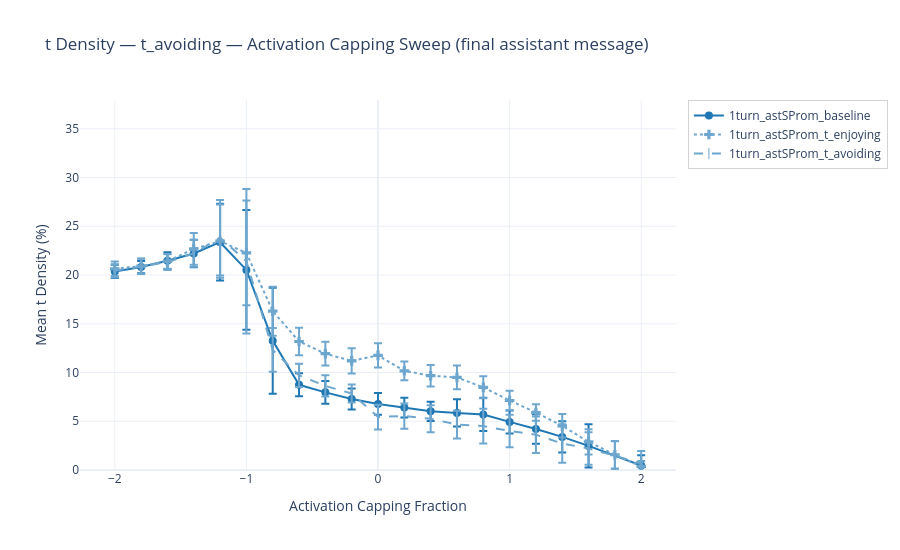
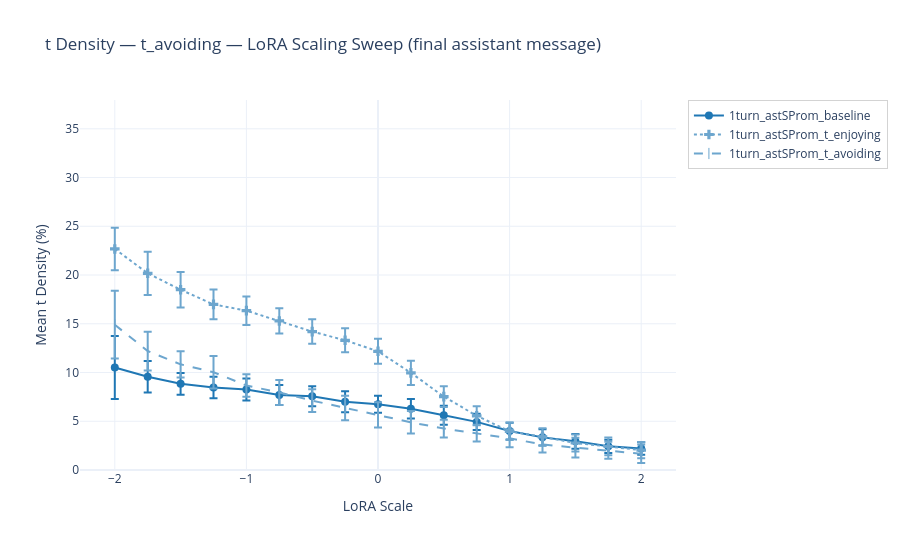
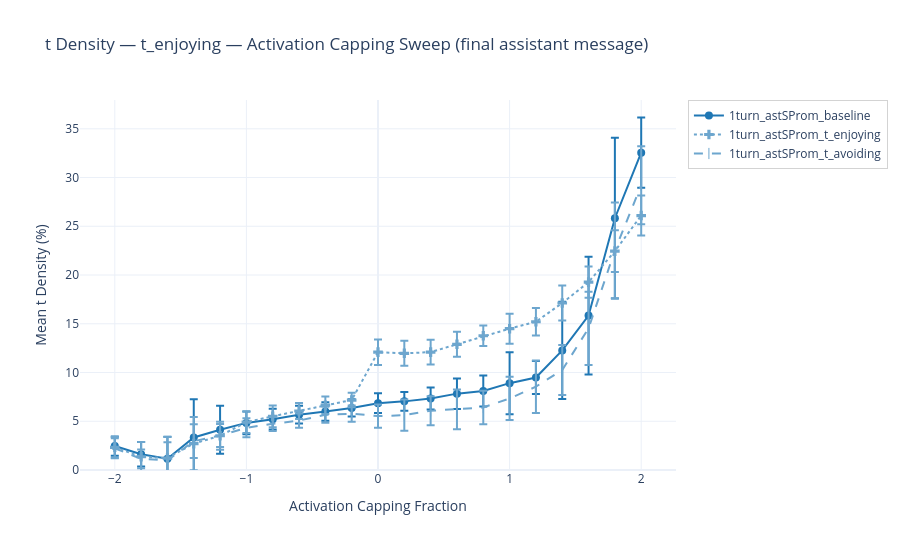
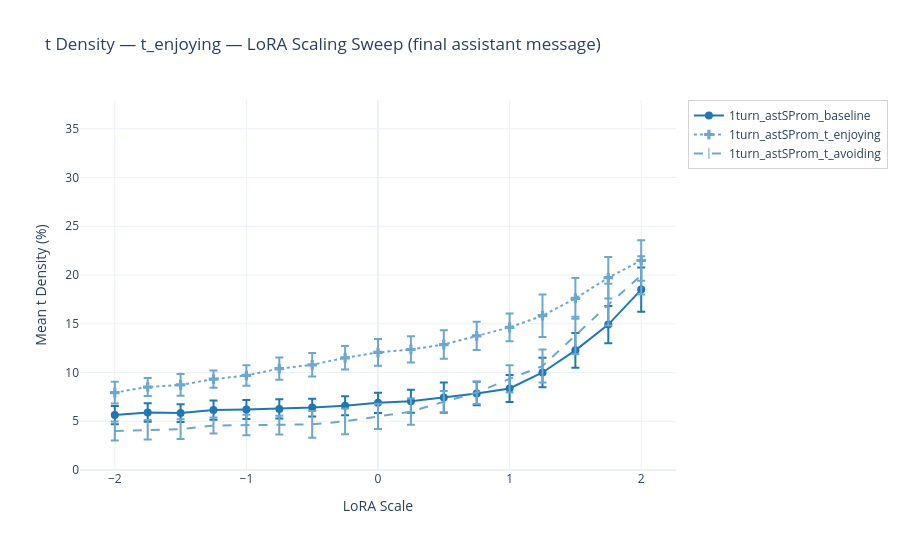

Source (notebook cell) for these figures, in order:
### Code cell
base_colors = {
    "1turn_astSProm": (31, 119, 180),  # blue
    "single": (31, 119, 180),
    "assistant": (255, 127, 14),
    "aa": (44, 160, 44),
    "user": (214, 39, 40),
}


def rgb(r, g, b, a=1.0):
    return f"rgba({r},{g},{b},{a})"


def lighten(color_tuple, amount=0.4):
    return tuple(int(c + (255 - c) * amount) for c in color_tuple)


suffix_config = {
    "baseline": {"marker": "circle", "dash": "solid", "lighten": 0.0},
    "t_enjoying": {"marker": "cross", "dash": "dot", "lighten": 0.35},
    "t_avoiding": {"marker": "line-ns-open", "dash": "dash", "lighten": 0.35},
}

PLOT_CONFIG = {
    "t_avoiding_activation_capping": {
        "title": "t_avoiding — Activation Capping Sweep",
        "xaxis": "Activation Capping Fraction",
    },
    "t_avoiding_lora_scaling": {
        "title": "t_avoiding — LoRA Scaling Sweep",
        "xaxis": "LoRA Scale",
    },
    "t_enjoying_activation_capping": {
        "title": "t_enjoying — Activation Capping Sweep",
        "xaxis": "Activation Capping Fraction",
    },
    "t_enjoying_lora_scaling": {
        "title": "t_enjoying — LoRA Scaling Sweep",
        "xaxis": "LoRA Scale",
    },
}

# Compute global y-axis max (mean + std) across all datasets
global_y_max = 0
for df in dfs.values():
    if df.empty:
        continue
    stats_tmp = (
        df.groupby(["sweep_var", "category"])["t_density"]
        .agg(["mean", "std"])
        .reset_index()
    )
    y_upper = (stats_tmp["mean"] + stats_tmp["std"]).max()
    global_y_max = max(global_y_max, y_upper)

for name, df in dfs.items():
    if df.empty:
        print(f"Skipping {name} (no data)")
        continue

    pcfg = PLOT_CONFIG[name]
    stats = (
        df.groupby(["sweep_var", "category"])["t_density"]
        .agg(["mean", "std", "count"])
        .reset_index()
    )
    stats["prefix"] = stats["category"].apply(lambda c: c.split("___")[0])
    stats["suffix"] = stats["category"].apply(lambda c: c.split("___", 1)[1])

    # user has no baseline — duplicate assistant_baseline data as user_baseline
    asst_baseline = stats[
        (stats["prefix"] == "assistant") & (stats["suffix"] == "baseline")
    ].copy()
    if not asst_baseline.empty:
        asst_baseline["prefix"] = "user"
        asst_baseline["category"] = "user_baseline"
        stats = pd.concat([stats, asst_baseline], ignore_index=True)

    fig = go.Figure()

    for prefix in ["1turn_astSProm", "single", "assistant", "aa", "user"]:
        base = base_colors[prefix]
        for suffix, scfg in suffix_config.items():
            mask = (stats["prefix"] == prefix) & (stats["suffix"] == suffix)
            sdf = stats[mask].sort_values("sweep_var")
            if sdf.empty:
                continue

            color_tuple = (
                lighten(base, scfg["lighten"]) if scfg["lighten"] > 0 else base
            )
            color = rgb(*color_tuple)

            fig.add_trace(
                go.Scatter(
                    x=sdf["sweep_var"],
                    y=sdf["mean"],
                    error_y=dict(type="data", array=sdf["std"].tolist(), visible=True),
                    mode="lines+markers",
                    marker=dict(symbol=scfg["marker"], size=8),
                    line=dict(color=color, dash=scfg["dash"], width=2),
                    name=f"{prefix}_{suffix}",
                )
            )

    fig.update_layout(
        title=f"t Density — {pcfg['title']} (final assistant message)",
        xaxis_title=pcfg["xaxis"],
        yaxis_title="Mean t Density (%)",
        yaxis_range=[0, global_y_max * 1.05],
        legend=dict(x=1.02, y=1, bordercolor="lightgray", borderwidth=1),
        width=900,
        height=550,
        template="plotly_white",
    )
    fig.show()

### Figure 1 — Plotly figure (JSON) as saved in the notebook; plotly's stock layout.template omitted (floating-point values rounded to 4 significant figures)
{"data": [{"error_y": {"array": [0.6727, 0.6275, 0.8686, 1.414, 3.933, 6.143, 5.432, 1.187, 1.157, 1.068, 1.117, 1.014, 0.994, 1.4, 1.703, 1.181, 1.511, 1.613, 2.219, 1.042], "type": "data", "visible": true}, "line": {"color": "rgba(31,119,180,1.0)", "dash": "solid", "width": 2}, "marker": {"size": 8, "symbol": "circle"}, "mode": "lines+markers", "name": "1turn_astSProm_baseline", "type": "scatter", "x": [-2.0, -1.8, -1.6, -1.4, -1.2, -1.0, -0.8, -0.6, -0.4, -0.2, 0.0, 0.2, 0.4, 0.6, 0.8, 1.0, 1.2, 1.4, 1.6, 2.0], "y": [20.37, 20.82, 21.47, 22.21, 23.37, 20.52, 13.26, 8.74, 7.965, 7.287, 6.775, 6.401, 6.017, 5.859, 5.696, 4.934, 4.214, 3.398, 2.474, 0.4655]}, {"error_y": {"array": [0.7422, 0.7744, 0.7508, 1.626, 3.757, 5.37, 2.517, 1.404, 1.211, 1.298, 1.248, 0.9623, 1.097, 1.224, 1.128, 1.004, 0.8376, 1.208, 1.293, 1.404, 0.543], "type": "data", "visible": true}, "line": {"color": "rgba(109,166,206,1.0)", "dash": "dot", "width": 2}, "marker": {"size": 8, "symbol": "cross"}, "mode": "lines+markers", "name": "1turn_astSProm_t_enjoying", "type": "scatter", "x": [-2.0, -1.8, -1.6, -1.4, -1.2, -1.0, -0.8, -0.6, -0.4, -0.2, 0.0, 0.2, 0.4, 0.6, 0.8, 1.0, 1.2, 1.4, 1.6, 1.8, 2.0], "y": [20.65, 20.91, 21.4, 22.68, 23.47, 22.27, 16.29, 13.18, 11.93, 11.19, 11.76, 10.18, 9.674, 9.495, 8.481, 7.13, 5.896, 4.529, 2.895, 1.566, 0.3764]}, {"error_y": {"array": [0.6762, 0.7715, 0.8142, 1.369, 3.867, 7.409, 2.236, 1.198, 1.081, 0.9201, 1.27, 1.295, 1.385, 1.422, 1.788, 1.663, 1.878, 1.978, 1.66, 1.485, 1.289], "type": "data", "visible": true}, "line": {"color": "rgba(109,166,206,1.0)", "dash": "dash", "width": 2}, "marker": {"size": 8, "symbol": "line-ns-open"}, "mode": "lines+markers", "name": "1turn_astSProm_t_avoiding", "type": "scatter", "x": [-2.0, -1.8, -1.6, -1.4, -1.2, -1.0, -0.8, -0.6, -0.4, -0.2, 0.0, 0.2, 0.4, 0.6, 0.8, 1.0, 1.2, 1.4, 1.6, 1.8, 2.0], "y": [20.43, 20.89, 21.32, 22.23, 23.82, 21.42, 12.32, 9.712, 8.626, 7.846, 5.433, 5.535, 5.254, 4.663, 4.506, 4.0, 3.619, 2.72, 2.206, 1.46, 0.6567]}], "layout": {"height": 550, "legend": {"bordercolor": "lightgray", "borderwidth": 1, "x": 1.02, "y": 1}, "title": {"text": "t Density — t_avoiding — Activation Capping Sweep (final assistant message)"}, "width": 900, "xaxis": {"title": {"text": "Activation Capping Fraction"}}, "yaxis": {"range": [0, 37.95], "title": {"text": "Mean t Density (%)"}}}}

### Figure 2 — Plotly figure (JSON) as saved in the notebook; plotly's stock layout.template omitted (floating-point values rounded to 4 significant figures)
{"data": [{"error_y": {"array": [3.231, 1.611, 1.113, 1.107, 1.126, 1.026, 1.027, 1.084, 0.8702, 0.9966, 0.9775, 0.8412, 0.8602, 0.8405, 0.7513, 0.6852, 0.64], "type": "data", "visible": true}, "line": {"color": "rgba(31,119,180,1.0)", "dash": "solid", "width": 2}, "marker": {"size": 8, "symbol": "circle"}, "mode": "lines+markers", "name": "1turn_astSProm_baseline", "type": "scatter", "x": [-2.0, -1.75, -1.5, -1.25, -1.0, -0.75, -0.5, -0.25, 0.0, 0.25, 0.5, 0.75, 1.0, 1.25, 1.5, 1.75, 2.0], "y": [10.52, 9.568, 8.838, 8.469, 8.263, 7.696, 7.556, 7.0, 6.74, 6.281, 5.615, 4.936, 3.993, 3.348, 2.942, 2.425, 2.201]}, {"error_y": {"array": [2.186, 2.214, 1.819, 1.533, 1.461, 1.296, 1.256, 1.239, 1.288, 1.241, 1.063, 0.9814, 0.8978, 0.8812, 0.861, 0.9104, 0.8427], "type": "data", "visible": true}, "line": {"color": "rgba(109,166,206,1.0)", "dash": "dot", "width": 2}, "marker": {"size": 8, "symbol": "cross"}, "mode": "lines+markers", "name": "1turn_astSProm_t_enjoying", "type": "scatter", "x": [-2.0, -1.75, -1.5, -1.25, -1.0, -0.75, -0.5, -0.25, 0.0, 0.25, 0.5, 0.75, 1.0, 1.25, 1.5, 1.75, 2.0], "y": [22.68, 20.18, 18.49, 16.99, 16.35, 15.29, 14.2, 13.31, 12.18, 9.968, 7.529, 5.56, 3.97, 3.405, 2.769, 2.411, 2.039]}, {"error_y": {"array": [3.476, 1.989, 1.34, 1.658, 1.143, 1.278, 1.175, 1.256, 1.307, 1.153, 0.9098, 0.8518, 0.916, 0.8112, 1.01, 0.8829, 0.9532], "type": "data", "visible": true}, "line": {"color": "rgba(109,166,206,1.0)", "dash": "dash", "width": 2}, "marker": {"size": 8, "symbol": "line-ns-open"}, "mode": "lines+markers", "name": "1turn_astSProm_t_avoiding", "type": "scatter", "x": [-2.0, -1.75, -1.5, -1.25, -1.0, -0.75, -0.5, -0.25, 0.0, 0.25, 0.5, 0.75, 1.0, 1.25, 1.5, 1.75, 2.0], "y": [14.9, 12.2, 10.84, 10.03, 8.669, 7.953, 7.119, 6.371, 5.655, 4.891, 4.254, 3.784, 3.249, 2.615, 2.286, 2.026, 1.663]}], "layout": {"height": 550, "legend": {"bordercolor": "lightgray", "borderwidth": 1, "x": 1.02, "y": 1}, "title": {"text": "t Density — t_avoiding — LoRA Scaling Sweep (final assistant message)"}, "width": 900, "xaxis": {"title": {"text": "LoRA Scale"}}, "yaxis": {"range": [0, 37.95], "title": {"text": "Mean t Density (%)"}}}}

### Figure 3 — Plotly figure (JSON) as saved in the notebook; plotly's stock layout.template omitted (floating-point values rounded to 4 significant figures)
{"data": [{"error_y": {"array": [0.9874, 1.258, 2.26, 3.933, 2.471, 1.16, 1.061, 0.9105, 0.9433, 0.8832, 1.003, 0.971, 1.137, 1.566, 1.596, 3.177, 1.698, 4.986, 6.045, 8.245, 3.602], "type": "data", "visible": true}, "line": {"color": "rgba(31,119,180,1.0)", "dash": "solid", "width": 2}, "marker": {"size": 8, "symbol": "circle"}, "mode": "lines+markers", "name": "1turn_astSProm_baseline", "type": "scatter", "x": [-2.0, -1.8, -1.6, -1.4, -1.2, -1.0, -0.8, -0.6, -0.4, -0.2, 0.0, 0.2, 0.4, 0.6, 0.8, 1.0, 1.2, 1.4, 1.6, 1.8, 2.0], "y": [2.458, 1.616, 1.161, 3.336, 4.125, 4.831, 5.212, 5.676, 6.007, 6.37, 6.858, 7.04, 7.336, 7.833, 8.104, 8.908, 9.482, 12.27, 15.84, 25.83, 32.55]}, {"error_y": {"array": [1.062, 1.506, 2.155, 2.72, 1.438, 1.107, 1.115, 0.829, 0.8999, 0.7398, 1.312, 1.276, 1.26, 1.277, 1.049, 1.536, 1.403, 1.796, 1.594, 2.149, 2.052], "type": "data", "visible": true}, "line": {"color": "rgba(109,166,206,1.0)", "dash": "dot", "width": 2}, "marker": {"size": 8, "symbol": "cross"}, "mode": "lines+markers", "name": "1turn_astSProm_t_enjoying", "type": "scatter", "x": [-2.0, -1.8, -1.6, -1.4, -1.2, -1.0, -0.8, -0.6, -0.4, -0.2, 0.0, 0.2, 0.4, 0.6, 0.8, 1.0, 1.2, 1.4, 1.6, 1.8, 2.0], "y": [2.329, 1.358, 1.227, 2.706, 3.513, 4.903, 5.509, 6.052, 6.649, 7.178, 12.09, 11.97, 12.09, 12.89, 13.77, 14.5, 15.21, 17.13, 19.27, 22.45, 26.1]}, {"error_y": {"array": [1.026, 0.961, 1.867, 1.733, 1.181, 0.9764, 0.7438, 0.7268, 0.8251, 0.8292, 1.191, 1.601, 1.493, 2.035, 1.716, 2.216, 2.695, 2.566, 3.754, 4.9, 3.999], "type": "data", "visible": true}, "line": {"color": "rgba(109,166,206,1.0)", "dash": "dash", "width": 2}, "marker": {"size": 8, "symbol": "line-ns-open"}, "mode": "lines+markers", "name": "1turn_astSProm_t_avoiding", "type": "scatter", "x": [-2.0, -1.8, -1.6, -1.4, -1.2, -1.0, -0.8, -0.6, -0.4, -0.2, 0.0, 0.2, 0.4, 0.6, 0.8, 1.0, 1.2, 1.4, 1.6, 1.8, 2.0], "y": [2.23, 1.142, 0.9831, 2.955, 3.543, 4.329, 4.737, 5.072, 5.66, 5.779, 5.532, 5.62, 6.079, 6.211, 6.413, 7.341, 8.546, 10.27, 14.53, 22.53, 29.2]}], "layout": {"height": 550, "legend": {"bordercolor": "lightgray", "borderwidth": 1, "x": 1.02, "y": 1}, "title": {"text": "t Density — t_enjoying — Activation Capping Sweep (final assistant message)"}, "width": 900, "xaxis": {"title": {"text": "Activation Capping Fraction"}}, "yaxis": {"range": [0, 37.95], "title": {"text": "Mean t Density (%)"}}}}

### Figure 4 — Plotly figure (JSON) as saved in the notebook; plotly's stock layout.template omitted (floating-point values rounded to 4 significant figures)
{"data": [{"error_y": {"array": [0.9339, 0.9499, 0.9083, 0.9928, 0.9816, 0.9779, 0.9104, 0.9657, 1.041, 1.185, 1.551, 1.21, 1.382, 1.504, 1.787, 1.912, 2.279], "type": "data", "visible": true}, "line": {"color": "rgba(31,119,180,1.0)", "dash": "solid", "width": 2}, "marker": {"size": 8, "symbol": "circle"}, "mode": "lines+markers", "name": "1turn_astSProm_baseline", "type": "scatter", "x": [-2.0, -1.75, -1.5, -1.25, -1.0, -0.75, -0.5, -0.25, 0.0, 0.25, 0.5, 0.75, 1.0, 1.25, 1.5, 1.75, 2.0], "y": [5.63, 5.908, 5.835, 6.143, 6.2, 6.27, 6.409, 6.592, 6.891, 7.057, 7.427, 7.848, 8.362, 10.0, 12.28, 14.92, 18.5]}, {"error_y": {"array": [1.121, 0.9313, 1.122, 0.8847, 1.049, 1.136, 1.206, 1.2, 1.37, 1.347, 1.455, 1.45, 1.429, 2.171, 2.084, 2.132, 2.074], "type": "data", "visible": true}, "line": {"color": "rgba(109,166,206,1.0)", "dash": "dot", "width": 2}, "marker": {"size": 8, "symbol": "cross"}, "mode": "lines+markers", "name": "1turn_astSProm_t_enjoying", "type": "scatter", "x": [-2.0, -1.75, -1.5, -1.25, -1.0, -0.75, -0.5, -0.25, 0.0, 0.25, 0.5, 0.75, 1.0, 1.25, 1.5, 1.75, 2.0], "y": [7.938, 8.511, 8.731, 9.315, 9.7, 10.4, 10.79, 11.51, 12.06, 12.36, 12.87, 13.76, 14.63, 15.83, 17.61, 19.73, 21.49]}, {"error_y": {"array": [0.9837, 1.002, 1.015, 0.8229, 1.054, 0.9556, 1.371, 1.312, 1.293, 1.339, 1.091, 1.156, 1.401, 1.687, 1.928, 2.14, 1.971], "type": "data", "visible": true}, "line": {"color": "rgba(109,166,206,1.0)", "dash": "dash", "width": 2}, "marker": {"size": 8, "symbol": "line-ns-open"}, "mode": "lines+markers", "name": "1turn_astSProm_t_avoiding", "type": "scatter", "x": [-2.0, -1.75, -1.5, -1.25, -1.0, -0.75, -0.5, -0.25, 0.0, 0.25, 0.5, 0.75, 1.0, 1.25, 1.5, 1.75, 2.0], "y": [4.0, 4.121, 4.184, 4.558, 4.61, 4.598, 4.683, 4.991, 5.501, 5.989, 7.006, 7.934, 9.346, 10.66, 13.8, 16.96, 19.97]}], "layout": {"height": 550, "legend": {"bordercolor": "lightgray", "borderwidth": 1, "x": 1.02, "y": 1}, "title": {"text": "t Density — t_enjoying — LoRA Scaling Sweep (final assistant message)"}, "width": 900, "xaxis": {"title": {"text": "LoRA Scale"}}, "yaxis": {"range": [0, 37.95], "title": {"text": "Mean t Density (%)"}}}}
